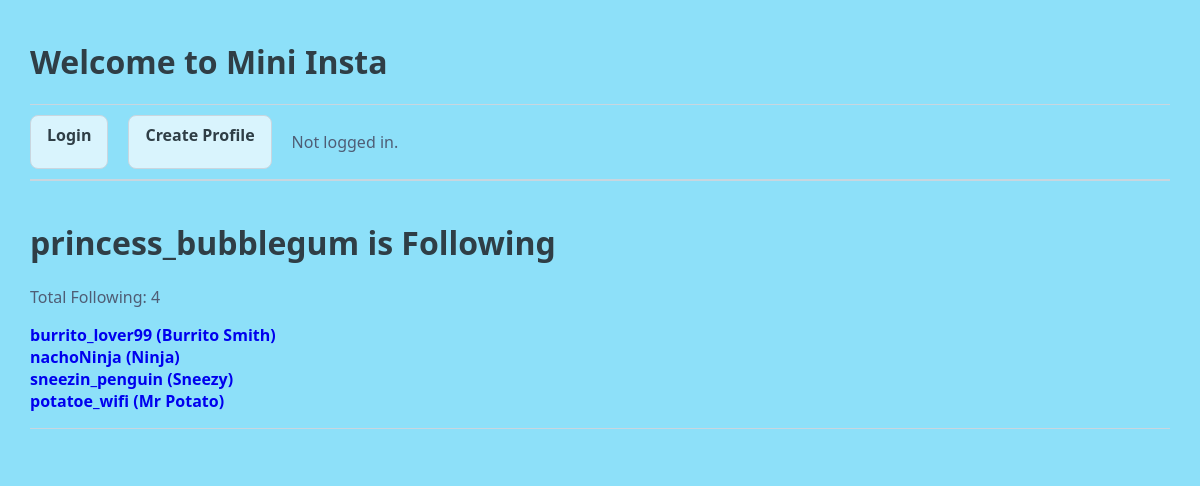
/mini_insta/profile/1/following, run on the app's committed database.
### mini_insta/models.py (models this page shows, shortened)
class Profile(models.Model):
    username = models.TextField(blank=False)
    display_name = models.TextField(blank=False)
    bio_text = models.TextField(blank=False)
    join_date = models.DateTimeField(auto_now=True)
    profile_image_url = models.URLField(blank=True)
    user = models.ForeignKey(User, on_delete=models.CASCADE)
    def get_num_following(self):
        return Follow.objects.filter(follower_profile=self).count()
    def get_following(self):
        follows = Follow.objects.filter(follower_profile=self)
        following = []
        for follow in follows:
            following.append(follow.profile)
        return following

### mini_insta/views.py (the view)
# urls.py: path('profile/<int:pk>/following', ShowFollowingDetailView.as_view(), name='show_following'),
class ShowFollowingDetailView(DetailView):
    model = Profile
    template_name = "mini_insta/show_following.html"
    context_object_name = 'profile'
    def get_context_data(self, **kwargs):
        context = super().get_context_data(**kwargs)
        profile = self.object
        context['following'] = profile.get_following()
        return context

### mini_insta/templates/mini_insta/show_following.html
{% extends 'mini_insta/base.html' %}
{% block content %}
<h1>{{profile.username}} is Following</h1>
<p>Total Following: {{profile.get_num_following}}</p>
<ul>
    {% for user in profile.get_following %}
        <li>
            <a href="{% url 'show_profile' user.pk %}">
            {{user.username}} ({{user.display_name}})
        </li>
    {% empty %}
        <li>Not following anyone.</li>
    {% endfor %}
</ul>
{% endblock %}

### static/styles-for-mini_insta.css (style rules this page uses)
body { margin: 30px; background: #8de0f9; font-family: 'Poppins', 'Segoe UI', Tahoma, Geneva, Verdana, sans-serif; }
ul, li { padding: 0px; list-style-type: none; }
h1, h2, h3 { color: #2f3e46; }
p { color: #4f5d75; }
a { font-weight: bold; text-decoration: none; }

### data on the page
Profile: username "princess_bubblegum", get_num_following "4"
Profile: username "burrito_lover99", display_name "Burrito Smith"
Profile: username "nachoNinja", display_name "Ninja"
Profile: username "sneezin_penguin", display_name "Sneezy"
Profile: username "potatoe_wifi", display_name "Mr Potato"
